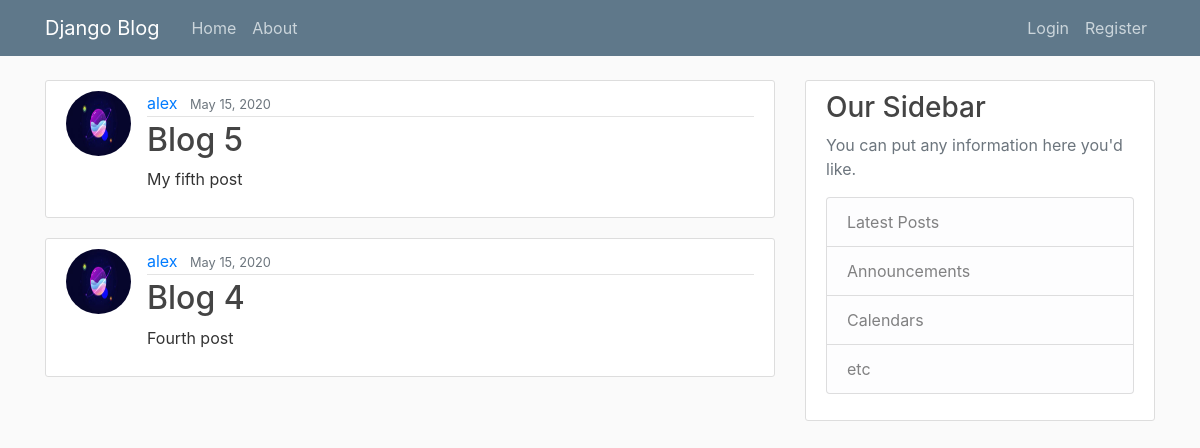
The app's page /, older data.
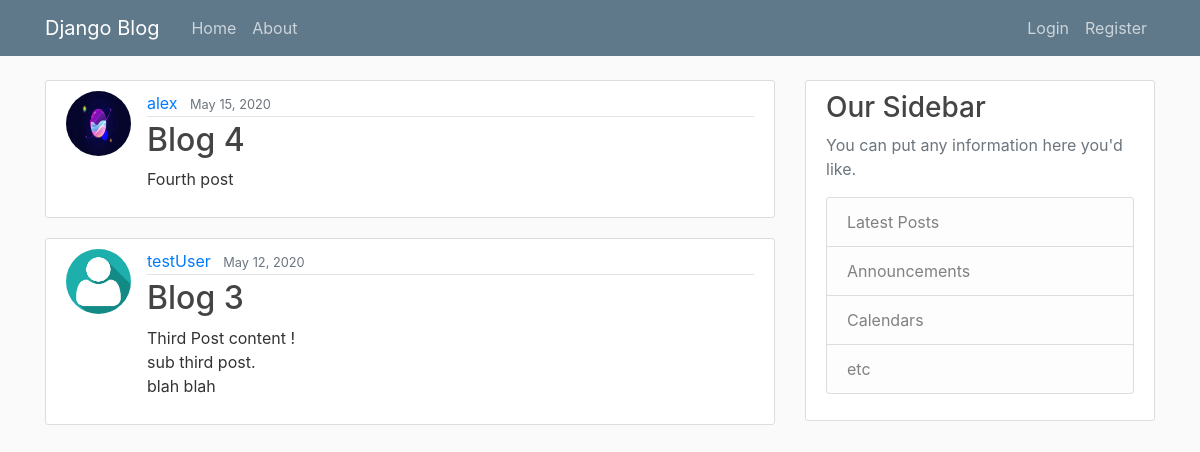
The same page, newer data.
### blog/models.py (models this page shows, shortened)
class Post(models.Model):
    title = models.CharField(max_length=100)
    content = models.TextField()
    date_posted = models.DateTimeField(default=timezone.now)
    author = models.ForeignKey(User, on_delete=models.CASCADE)

### users/models.py (models this page shows, shortened)
class Profile(models.Model):
    user = models.OneToOneField(User, on_delete=models.CASCADE)
    image = models.ImageField(default='default.jpg', upload_to='profile_pics')

### blog/views.py (the view)
# urls.py: path('', PostListView.as_view(), name='blog-home'),
class PostListView(ListView):
    model = Post
    template_name = 'blog/home.html'  # <app>/<model>_<viewtype>.html
    context_object_name = 'posts'
    ordering = ['-date_posted']
    paginate_by = 2

### blog/templates/blog/home.html
{% extends "blog/base.html" %}
{% block content %}
    {% for post in posts %}
        <article class="media content-section">
          <img class="rounded-circle article-img" src="{{ post.author.profile.image.url }}">
          <div class="media-body">
            <div class="article-metadata">
              <a class="mr-2" href="#">{{ post.author }}</a>
              <small class="text-muted">{{ post.date_posted|date:"F d, Y" }}</small>
            </div>
            <h2><a class="article-title" href="#">{{ post.title }}</a></h2>
            <p class="article-content">{{ post.content }}</p>
          </div>
        </article>
    {% endfor %}
{% endblock content %}

### blog/templates/blog/base.html (shortened to what this page needs)
{% load static %}
<!DOCTYPE html>
<html>
<head>
    <link rel="stylesheet" href="https://maxcdn.bootstrapcdn.com/bootstrap/4.0.0/css/bootstrap.min.css">
    <link rel="stylesheet" type="text/css" href="{% static 'blog/main.css' %}">
</head>
<body>
    <header class="site-header">
      <nav class="navbar navbar-expand-md navbar-dark bg-steel fixed-top">
        <div class="container">
          <a class="navbar-brand mr-4" href="{% url 'blog-home' %}">Django Blog</a>
          <div class="collapse navbar-collapse" id="navbarToggle">
            <div class="navbar-nav mr-auto">
              <a class="nav-item nav-link" href="{% url 'blog-home' %}">Home</a>
              <a class="nav-item nav-link" href="{% url 'blog-about' %}">About</a>
            </div>
            <div class="navbar-nav">
              {% if user.is_authenticated %}
                <a class="nav-item nav-link" href="{% url 'post-create' %}">New Post</a>
                <a class="nav-item nav-link" href="{% url 'profile' %}">Profile</a>
                <a class="nav-item nav-link" href="{% url 'logout' %}">Logout</a>
              {% else %}
                <a class="nav-item nav-link" href="{% url 'login' %}">Login</a>
                <a class="nav-item nav-link" href="{% url 'register' %}">Register</a>
              {% endif %}
            </div>
          </div>
        </div>
      </nav>
    </header>
    <main role="main" class="container">
      <div class="row">
        <div class="col-md-8">
          {% block content %}{% endblock %}
        </div>
        <div class="col-md-4">
          <div class="content-section">
            <h3>Our Sidebar</h3>
            <p class='text-muted'>You can put any information here you'd like.
              <ul class="list-group">
                <li class="list-group-item list-group-item-light">Latest Posts</li>
                <li class="list-group-item list-group-item-light">Announcements</li>
                <li class="list-group-item list-group-item-light">Calendars</li>
                <li class="list-group-item list-group-item-light">etc</li>
              </ul>
            </p>
          </div>
        </div>
      </div>
    </main>
</body>
</html>

### blog/static/blog/main.css (style rules this page uses)
body { background: #fafafa; color: #333333; margin-top: 5rem; }
h1, h2, h3, h4, h5, h6 { color: #444444; }
ul { margin: 0; }
.bg-steel { background-color: #5f788a; }
.site-header .navbar-nav .nav-link { color: #cbd5db; }
.content-section { background: #ffffff; padding: 10px 20px; border: 1px solid #dddddd; border-radius: 3px; margin-bottom: 20px; }
.article-title { color: #444444; }
.article-content { white-space: pre-line; }
.article-img { height: 65px; width: 65px; margin-right: 16px; }
.article-metadata { padding-bottom: 1px; margin-bottom: 4px; border-bottom: 1px solid #e3e3e3 }

Row changes from the older to the newer data that the page shows:
removed Post: author.profile.image (picture), author "alex", date_posted "May 15, 2020", title "Blog 5", content "My fifth post"
now on this page (row unchanged): Post: author.profile.image (placeholder picture), author "testUser", date_posted "May 12, 2020", title "Blog 3", content "Third Post content ! sub third post. blah blah"
